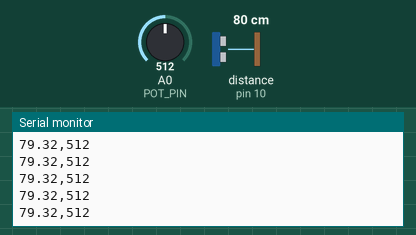
Bench run of a sketch on a simulated Arduino Uno, built with avr-gcc and run on an emulated ATmega328P. Shown: the last lines printed to the serial monitor. Wiring (inferred from the names in the program): ultrasonic range finder: trigger pin 9; echo pin 10. The test bench sets the inputs (shaded band); at power-on: distance to the obstacle (sensor on pin 10) 80 cm, A0 (POT_PIN) = 512. The echo pulse lasts 58.3 µs per cm.

Above: at 1.2 s.
1.3 s: distance to the obstacle (sensor on pin 10) set to 60 cm
At 1.36 s:
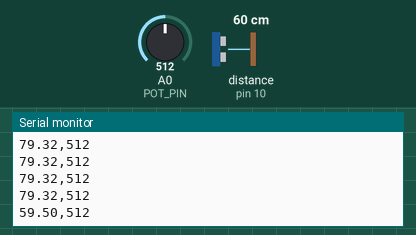
4.3 s: A0 (POT_PIN) set to 716
At 4.31 s:
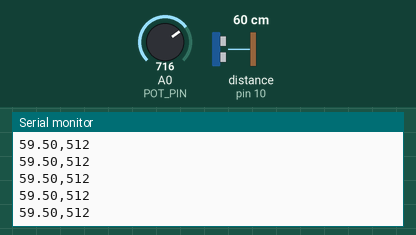
5.8 s: distance to the obstacle (sensor on pin 10) set to 2 cm
At 5.84 s:
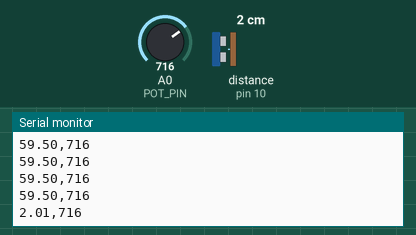
7.3 s: A0 (POT_PIN) set to 900
At 7.33 s:
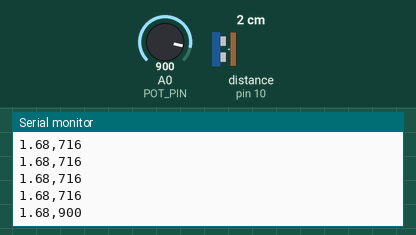
Timing chart, 0 to 9.8 s (numbered marks = the images above; inputs shaded):
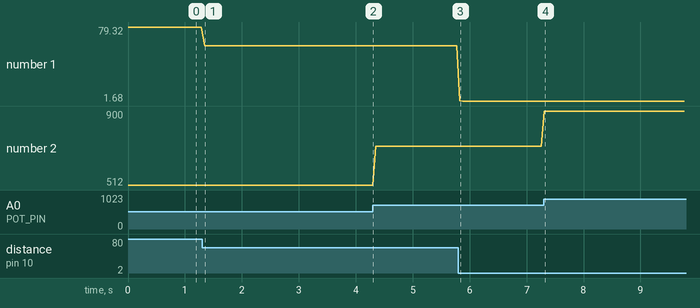

Measured:
- after the input at 1.3 s, the serial monitor: prints a new line at once (image 1)
- after the input at 5.8 s, the serial monitor: prints a new line at once (image 3)
- after the input at 7.3 s, the serial monitor: prints a new line at once (image 4)
- plotted number 1: 79.32 → 59.5 after the input at 1.3 s, 59.5 → 1.68 after the input at 5.8 s
- plotted number 2: 512 → 716 after the input at 4.3 s, 716 → 900 after the input at 7.3 s

The sketch:

sensor_station.ino
```cpp
/*
  Arduino sketch for Sensor Monitoring Station

  Hardware:
    HC-SR04: Trig -> Pin 9, Echo -> Pin 10
    Potentiometer: Middle pin -> A0

  Output (Serial at 9600 baud):
    "distance_cm,pot_value"
    Example: "25.30,512"
*/

const int TRIG_PIN = 9;
const int ECHO_PIN = 10;
const int POT_PIN = A0;

void setup() {
  Serial.begin(9600);
  pinMode(TRIG_PIN, OUTPUT);
  pinMode(ECHO_PIN, INPUT);
}

void loop() {
  // --- Read ultrasonic distance ---
  digitalWrite(TRIG_PIN, LOW);
  delayMicroseconds(2);
  digitalWrite(TRIG_PIN, HIGH);
  delayMicroseconds(10);
  digitalWrite(TRIG_PIN, LOW);

  long duration = pulseIn(ECHO_PIN, HIGH, 30000); // timeout 30ms
  float distance_cm = duration * 0.034 / 2.0;

  // --- Read potentiometer ---
  int pot_value = analogRead(POT_PIN);

  // --- Send over serial ---
  Serial.print(distance_cm);
  Serial.print(",");
  Serial.println(pot_value);

  delay(50); // 20 Hz
}
```
